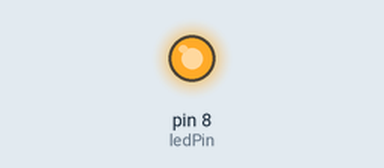
Simulated run of this sketch. Board: Arduino Uno, built with avr-gcc and run on an emulated ATmega328P. Shown: output pins drawn as LEDs (lit = HIGH). Random numbers use the default seed unless the sketch sets one.

Above: at 0.2 s.
At 39.3 s:
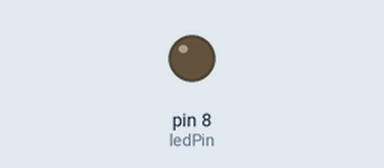
Timing chart, 0 to 40.0 s (numbered marks = the images above):
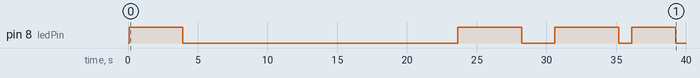

The sketch:

BlinkOne.ino
```cpp
const int TminBlink = 10;
const int TmaxBlink = 150;
const int TminLong = 2000;
const int TmaxLong = 5000;
const int ledStates[8]={0,40,10,40,30,20,60,50};
int blinks = 0;
int lapse=100;
int erratic=0;

// constants won't change. Used here to set a pin number :
const int ledPin =  8;      // the number of the LED pin


unsigned long previousMillis = 0;        // will store last time LED was updated

void setup() {
  // set the digital pin as output:
  pinMode(ledPin, OUTPUT);
}

void loop() {

    unsigned long currentMillis = millis();

    if (currentMillis - previousMillis >= lapse) {
    previousMillis = currentMillis;

      if (erratic) {
        lapse=random(TminBlink, TmaxBlink);
        int led=random(8);
      analogWrite(ledPin, ledStates[led]);
        erratic--;
      } else {
        lapse=random(TminLong, TmaxLong);
        int led=random(2);
        digitalWrite(ledPin, ledStates[led]);
        erratic=random(10,40);
      }
      }
}
```

Measured:
- by itself, pin 8 (ledPin): LOW → HIGH at 0.10 s, → LOW 3.8 s later, → HIGH 19.7 s later, → LOW 4.6 s later, … (8 changes in this stretch)
